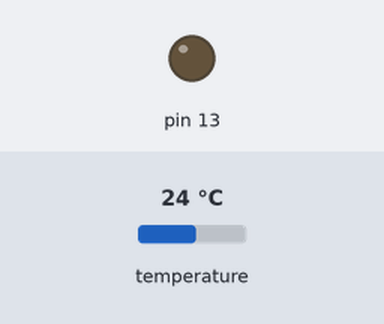
Recording of a sketch running on a simulated Arduino Uno, built with avr-gcc and run on an emulated ATmega328P. Parts: output pins drawn as LEDs (lit = HIGH). Inputs (shaded band) come from the test bench; at power-on: temperature 24 °C. What the sketch prints to the serial monitor is not drawn.

Above: at 4.3 s.
4.4 s: temperature set to 29.3 °C
8.1 s: temperature set to 30.7 °C
At 9.8 s:
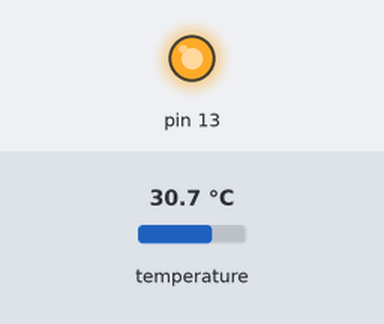
11.8 s: temperature set to 12 °C
At 13.0 s:
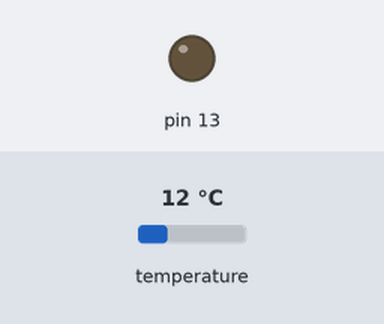
15.5 s: temperature set to 33 °C
At 18.3 s:
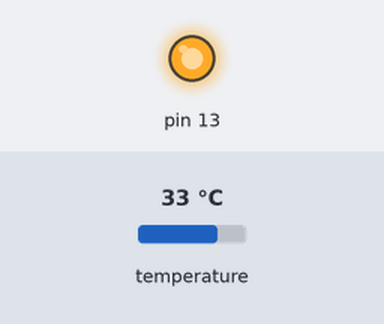
Timing chart, 0 to 19.8 s (numbered marks = the images above; inputs shaded):
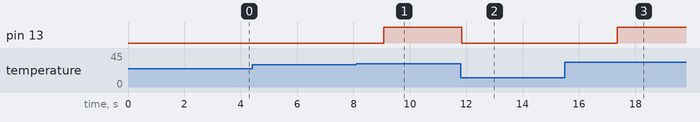

The sketch:

code.ino
```cpp
#include <OneWire.h>

#include <OneWire.h>
#include <DallasTemperature.h>
#define ONE_WIRE_BUS 2

OneWire oneWire(ONE_WIRE_BUS);
DallasTemperature sensors(&oneWire);

void setup(void)
{

  Serial.begin(9600);
  Serial.println("Dallas Temperature IC Control Library Demo");
  sensors.begin();
  pinMode(13,OUTPUT);
}


void loop(void)
{
  Serial.print(" Requesting temperatures...");
  sensors.requestTemperatures();
  Serial.println("DONE");

  Serial.print("Temperature for Device 1 is: ");
  int t = sensors.getTempCByIndex(0);
  Serial.print(t);
  if(t>29){
    digitalWrite(13,HIGH);
  }
  else{
    digitalWrite(13,LOW);
  }
  delay(2000);

}
```

Measured:
- the behaviour switches between 29.9 and 30 °C on temperature (found by bisection; images 0 and 1)
- after the input at 4.4 s, every drawn part: stays the same
- after the input at 8.1 s, pin 13: LOW → HIGH after 0.97 s
- after the input at 11.8 s, pin 13: HIGH → LOW at once
- after the input at 15.5 s, pin 13: LOW → HIGH after 1.9 s
